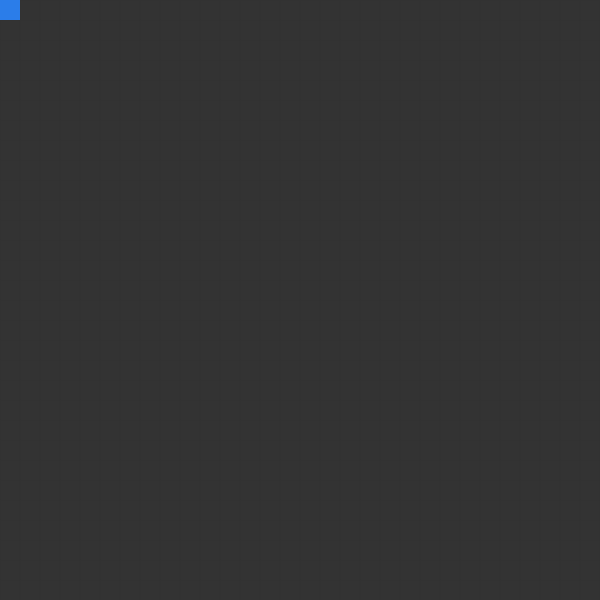
Frame 1 (no input)
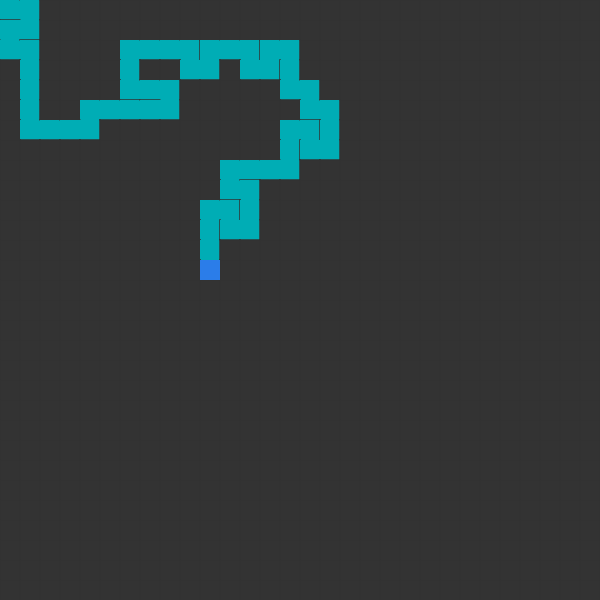
Frame 60 (no input)
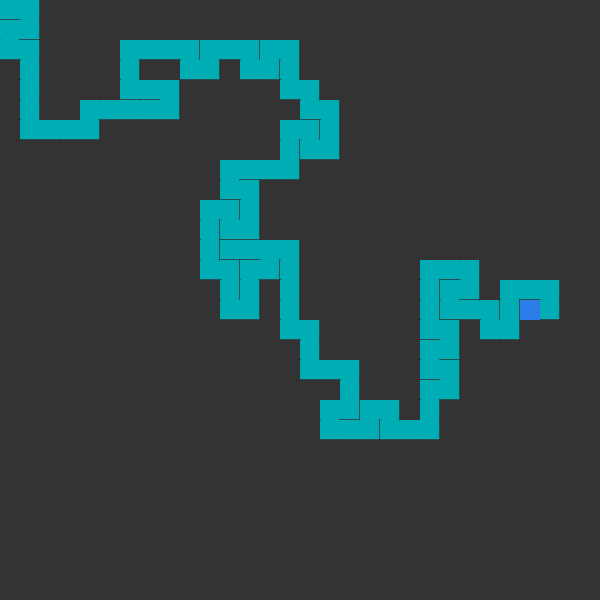
Frame 120 (the mouse pressed at the canvas centre since frame 60)

The p5.js sketch that drew these frames (run headless with seeded random() and noise() and a simulated clock; from frame 60 on, the mouse is pressed at the canvas centre):

// p5.js sketch
// ── sketch.js
var cols, rows;
var size = 20;
var grid = [];

var current;

var stack = [];

function setup() {
    createCanvas(600, 600);
    cols = floor(width / size);
    rows = floor(height / size);

    for (let r = 0; r < rows; r++) {
        for (let c = 0; c < cols; c++) {
            var cell = new Cell(c, r)
            grid.push(cell)
        }
    }

    current = grid[0];
}

function draw() {
    background(51);
    for (var i = 0; i < grid.length; i++) {
        grid[i].show();
    }

    current.visited = true;
    current.highlight();
    let next = current.checkNeighbors();
    if (next) {
        next.visited = true;
        stack.push(current);
        removeWalls(current, next);
        current = next;
    } else if (stack.length > 0) {
        current = stack.pop();
    }
}

function index(c, r) {
    if (c < 0 || r < 0 || c > cols - 1 || r > rows - 1) {
        return -1;
    }
    return c + r * cols;
}

function Cell(c, r) {
    this.c = c;
    this.r = r;
    this.walls = [true, true, true, true];
    this.visited = false;

    this.checkNeighbors = function () {
        var neighbors = [];

        var top = grid[index(c, r - 1)];
        var right = grid[index(c + 1, r)];
        var bottom = grid[index(c, r + 1)];
        var left = grid[index(c - 1, r)];

        if (top && !top.visited) {
            neighbors.push(top)
        }
        if (bottom && !bottom.visited) {
            neighbors.push(bottom)
        }
        if (right && !right.visited) {
            neighbors.push(right)
        }
        if (left && !left.visited) {
            neighbors.push(left)
        }

        if (neighbors.length > 0) {
            var q = floor(random(0, neighbors.length));
            return neighbors[q];
        } else {
            return undefined
        }
    }

    this.show = function () {
        var x = this.c * size;
        var y = this.r * size;
        stroke(51);
        if (this.walls[0]) {
            line(x, y, x + size, y);
            line(x, y, x + size, y);
        }
        if (this.walls[1]) {
            line(x + size, y, x + size, y + size);
            line(x + size, y, x + size, y + size);
        }
        if (this.walls[2]) {
            line(x + size, y + size, x, y + size);
            line(x + size, y + size, x, y + size);
        }
        if (this.walls[3]) {
            line(x, y + size, x, y);
            line(x, y + size, x, y);
        }

        if (this.visited) {
            noStroke();
            fill("#00adb5")
            rect(x, y, size, size)
        }
    }

    this.highlight = function () {
        var x = this.c * size;
        var y = this.r * size;
        noStroke();
        fill('#2b7de9');
        rect(x, y, size, size);
    }
}

function removeWalls(a, b) {

    var x = a.c - b.c;
    if (x === 1) {
        a.walls[3] = false;
        b.walls[1] = false;
    } else if (x === -1) {
        a.walls[1] = false;
        b.walls[3] = false;
    }

    var y = a.r - b.r;
    if (y === 1) {
        a.walls[0] = false;
        b.walls[2] = false;
    } else if (y === -1) {
        a.walls[2] = false;
        b.walls[0] = false;
    }
}
